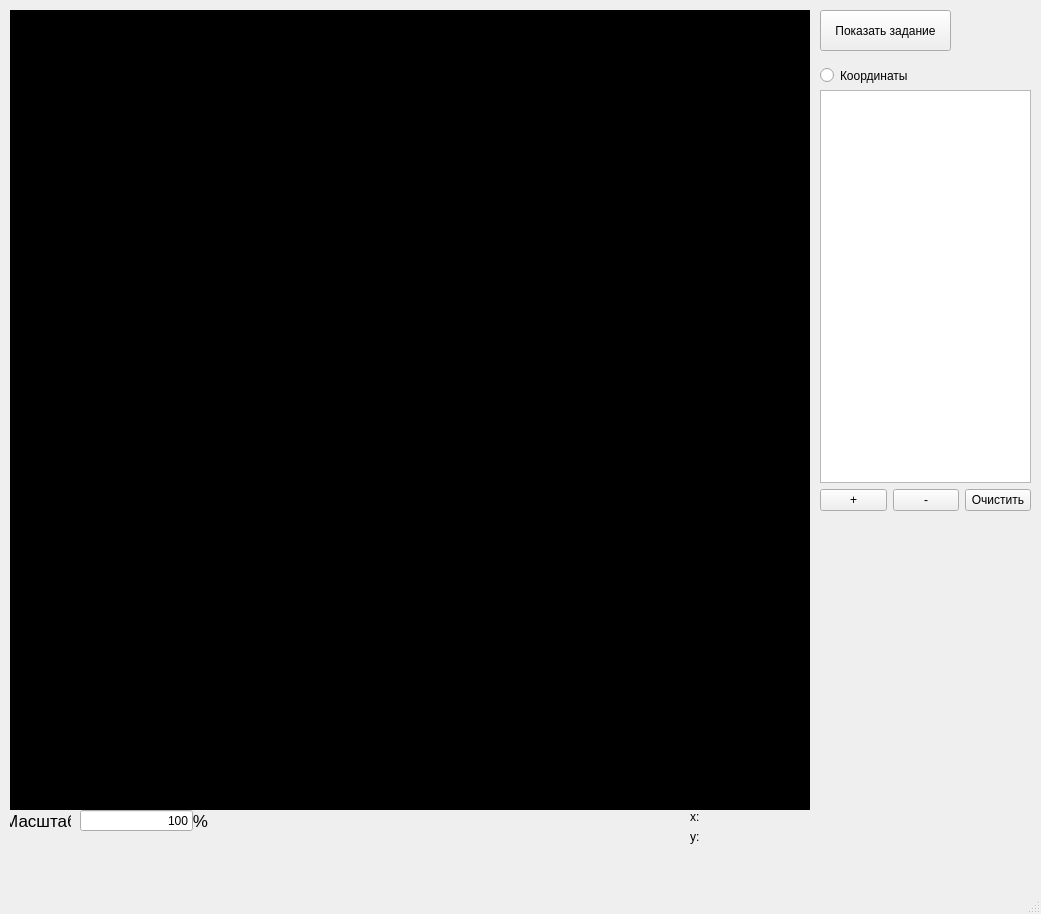
<?xml version="1.0" encoding="UTF-8"?>
<ui version="4.0">
 <class>MainWindow</class>
 <widget class="QMainWindow" name="MainWindow">
  <property name="geometry">
   <rect>
    <x>0</x>
    <y>0</y>
    <width>1041</width>
    <height>914</height>
   </rect>
  </property>
  <property name="sizePolicy">
   <sizepolicy hsizetype="Preferred" vsizetype="Preferred">
    <horstretch>0</horstretch>
    <verstretch>0</verstretch>
   </sizepolicy>
  </property>
  <property name="windowTitle">
   <string>я сделяль</string>
  </property>
  <widget class="QWidget" name="centralwidget">
   <widget class="QPushButton" name="showTaskButton">
    <property name="geometry">
     <rect>
      <x>820</x>
      <y>10</y>
      <width>131</width>
      <height>41</height>
     </rect>
    </property>
    <property name="text">
     <string>Показать задание</string>
    </property>
   </widget>
   <widget class="QGraphicsView" name="graphicsView">
    <property name="geometry">
     <rect>
      <x>10</x>
      <y>10</y>
      <width>800</width>
      <height>800</height>
     </rect>
    </property>
    <property name="sizePolicy">
     <sizepolicy hsizetype="Fixed" vsizetype="Fixed">
      <horstretch>0</horstretch>
      <verstretch>0</verstretch>
     </sizepolicy>
    </property>
    <property name="palette">
     <palette>
      <active>
       <colorrole role="WindowText">
        <brush brushstyle="SolidPattern">
         <color alpha="255">
          <red>255</red>
          <green>255</green>
          <blue>255</blue>
         </color>
        </brush>
       </colorrole>
       <colorrole role="Button">
        <brush brushstyle="SolidPattern">
         <color alpha="255">
          <red>0</red>
          <green>0</green>
          <blue>0</blue>
         </color>
        </brush>
       </colorrole>
       <colorrole role="Light">
        <brush brushstyle="SolidPattern">
         <color alpha="255">
          <red>0</red>
          <green>0</green>
          <blue>0</blue>
         </color>
        </brush>
       </colorrole>
       <colorrole role="Midlight">
        <brush brushstyle="SolidPattern">
         <color alpha="255">
          <red>0</red>
          <green>0</green>
          <blue>0</blue>
         </color>
        </brush>
       </colorrole>
       <colorrole role="Dark">
        <brush brushstyle="SolidPattern">
         <color alpha="255">
          <red>0</red>
          <green>0</green>
          <blue>0</blue>
         </color>
        </brush>
       </colorrole>
       <colorrole role="Mid">
        <brush brushstyle="SolidPattern">
         <color alpha="255">
          <red>0</red>
          <green>0</green>
          <blue>0</blue>
         </color>
        </brush>
       </colorrole>
       <colorrole role="Text">
        <brush brushstyle="SolidPattern">
         <color alpha="255">
          <red>255</red>
          <green>255</green>
          <blue>255</blue>
         </color>
        </brush>
       </colorrole>
       <colorrole role="BrightText">
        <brush brushstyle="SolidPattern">
         <color alpha="255">
          <red>255</red>
          <green>255</green>
          <blue>255</blue>
         </color>
        </brush>
       </colorrole>
       <colorrole role="ButtonText">
        <brush brushstyle="SolidPattern">
         <color alpha="255">
          <red>255</red>
          <green>255</green>
          <blue>255</blue>
         </color>
        </brush>
       </colorrole>
       <colorrole role="Base">
        <brush brushstyle="SolidPattern">
         <color alpha="255">
          <red>0</red>
          <green>0</green>
          <blue>0</blue>
         </color>
        </brush>
       </colorrole>
       <colorrole role="Window">
        <brush brushstyle="SolidPattern">
         <color alpha="255">
          <red>0</red>
          <green>0</green>
          <blue>0</blue>
         </color>
        </brush>
       </colorrole>
       <colorrole role="Shadow">
        <brush brushstyle="SolidPattern">
         <color alpha="255">
          <red>0</red>
          <green>0</green>
          <blue>0</blue>
         </color>
        </brush>
       </colorrole>
       <colorrole role="AlternateBase">
        <brush brushstyle="SolidPattern">
         <color alpha="255">
          <red>0</red>
          <green>0</green>
          <blue>0</blue>
         </color>
        </brush>
       </colorrole>
       <colorrole role="ToolTipBase">
        <brush brushstyle="SolidPattern">
         <color alpha="255">
          <red>255</red>
          <green>255</green>
          <blue>220</blue>
         </color>
        </brush>
       </colorrole>
       <colorrole role="ToolTipText">
        <brush brushstyle="SolidPattern">
         <color alpha="255">
          <red>0</red>
          <green>0</green>
          <blue>0</blue>
         </color>
        </brush>
       </colorrole>
       <colorrole role="PlaceholderText">
        <brush brushstyle="SolidPattern">
         <color alpha="127">
          <red>255</red>
          <green>255</green>
          <blue>255</blue>
         </color>
        </brush>
       </colorrole>
       <colorrole role="Accent">
        <brush brushstyle="SolidPattern">
         <color alpha="255">
          <red>0</red>
          <green>0</green>
          <blue>0</blue>
         </color>
        </brush>
       </colorrole>
      </active>
      <inactive>
       <colorrole role="WindowText">
        <brush brushstyle="SolidPattern">
         <color alpha="255">
          <red>255</red>
          <green>255</green>
          <blue>255</blue>
         </color>
        </brush>
       </colorrole>
       <colorrole role="Button">
        <brush brushstyle="SolidPattern">
         <color alpha="255">
          <red>0</red>
          <green>0</green>
          <blue>0</blue>
         </color>
        </brush>
       </colorrole>
       <colorrole role="Light">
        <brush brushstyle="SolidPattern">
         <color alpha="255">
          <red>0</red>
          <green>0</green>
          <blue>0</blue>
         </color>
        </brush>
       </colorrole>
       <colorrole role="Midlight">
        <brush brushstyle="SolidPattern">
         <color alpha="255">
          <red>0</red>
          <green>0</green>
          <blue>0</blue>
         </color>
        </brush>
       </colorrole>
       <colorrole role="Dark">
        <brush brushstyle="SolidPattern">
         <color alpha="255">
          <red>0</red>
          <green>0</green>
          <blue>0</blue>
         </color>
        </brush>
       </colorrole>
       <colorrole role="Mid">
        <brush brushstyle="SolidPattern">
         <color alpha="255">
          <red>0</red>
          <green>0</green>
          <blue>0</blue>
         </color>
        </brush>
       </colorrole>
       <colorrole role="Text">
        <brush brushstyle="SolidPattern">
         <color alpha="255">
          <red>255</red>
          <green>255</green>
          <blue>255</blue>
         </color>
        </brush>
       </colorrole>
       <colorrole role="BrightText">
        <brush brushstyle="SolidPattern">
         <color alpha="255">
          <red>255</red>
          <green>255</green>
          <blue>255</blue>
         </color>
        </brush>
       </colorrole>
       <colorrole role="ButtonText">
        <brush brushstyle="SolidPattern">
         <color alpha="255">
          <red>255</red>
          <green>255</green>
          <blue>255</blue>
         </color>
        </brush>
       </colorrole>
       <colorrole role="Base">
        <brush brushstyle="SolidPattern">
         <color alpha="255">
          <red>0</red>
          <green>0</green>
          <blue>0</blue>
         </color>
        </brush>
       </colorrole>
       <colorrole role="Window">
        <brush brushstyle="SolidPattern">
         <color alpha="255">
          <red>0</red>
          <green>0</green>
          <blue>0</blue>
         </color>
        </brush>
       </colorrole>
       <colorrole role="Shadow">
        <brush brushstyle="SolidPattern">
         <color alpha="255">
          <red>0</red>
          <green>0</green>
          <blue>0</blue>
         </color>
        </brush>
       </colorrole>
       <colorrole role="AlternateBase">
        <brush brushstyle="SolidPattern">
         <color alpha="255">
          <red>0</red>
          <green>0</green>
          <blue>0</blue>
         </color>
        </brush>
       </colorrole>
       <colorrole role="ToolTipBase">
        <brush brushstyle="SolidPattern">
         <color alpha="255">
          <red>255</red>
          <green>255</green>
          <blue>220</blue>
         </color>
        </brush>
       </colorrole>
       <colorrole role="ToolTipText">
        <brush brushstyle="SolidPattern">
         <color alpha="255">
          <red>0</red>
          <green>0</green>
          <blue>0</blue>
         </color>
        </brush>
       </colorrole>
       <colorrole role="PlaceholderText">
        <brush brushstyle="SolidPattern">
         <color alpha="127">
          <red>255</red>
          <green>255</green>
          <blue>255</blue>
         </color>
        </brush>
       </colorrole>
       <colorrole role="Accent">
        <brush brushstyle="SolidPattern">
         <color alpha="255">
          <red>0</red>
          <green>0</green>
          <blue>0</blue>
         </color>
        </brush>
       </colorrole>
      </inactive>
      <disabled>
       <colorrole role="WindowText">
        <brush brushstyle="SolidPattern">
         <color alpha="255">
          <red>0</red>
          <green>0</green>
          <blue>0</blue>
         </color>
        </brush>
       </colorrole>
       <colorrole role="Button">
        <brush brushstyle="SolidPattern">
         <color alpha="255">
          <red>0</red>
          <green>0</green>
          <blue>0</blue>
         </color>
        </brush>
       </colorrole>
       <colorrole role="Light">
        <brush brushstyle="SolidPattern">
         <color alpha="255">
          <red>0</red>
          <green>0</green>
          <blue>0</blue>
         </color>
        </brush>
       </colorrole>
       <colorrole role="Midlight">
        <brush brushstyle="SolidPattern">
         <color alpha="255">
          <red>0</red>
          <green>0</green>
          <blue>0</blue>
         </color>
        </brush>
       </colorrole>
       <colorrole role="Dark">
        <brush brushstyle="SolidPattern">
         <color alpha="255">
          <red>0</red>
          <green>0</green>
          <blue>0</blue>
         </color>
        </brush>
       </colorrole>
       <colorrole role="Mid">
        <brush brushstyle="SolidPattern">
         <color alpha="255">
          <red>0</red>
          <green>0</green>
          <blue>0</blue>
         </color>
        </brush>
       </colorrole>
       <colorrole role="Text">
        <brush brushstyle="SolidPattern">
         <color alpha="255">
          <red>0</red>
          <green>0</green>
          <blue>0</blue>
         </color>
        </brush>
       </colorrole>
       <colorrole role="BrightText">
        <brush brushstyle="SolidPattern">
         <color alpha="255">
          <red>255</red>
          <green>255</green>
          <blue>255</blue>
         </color>
        </brush>
       </colorrole>
       <colorrole role="ButtonText">
        <brush brushstyle="SolidPattern">
         <color alpha="255">
          <red>0</red>
          <green>0</green>
          <blue>0</blue>
         </color>
        </brush>
       </colorrole>
       <colorrole role="Base">
        <brush brushstyle="SolidPattern">
         <color alpha="255">
          <red>0</red>
          <green>0</green>
          <blue>0</blue>
         </color>
        </brush>
       </colorrole>
       <colorrole role="Window">
        <brush brushstyle="SolidPattern">
         <color alpha="255">
          <red>0</red>
          <green>0</green>
          <blue>0</blue>
         </color>
        </brush>
       </colorrole>
       <colorrole role="Shadow">
        <brush brushstyle="SolidPattern">
         <color alpha="255">
          <red>0</red>
          <green>0</green>
          <blue>0</blue>
         </color>
        </brush>
       </colorrole>
       <colorrole role="AlternateBase">
        <brush brushstyle="SolidPattern">
         <color alpha="255">
          <red>0</red>
          <green>0</green>
          <blue>0</blue>
         </color>
        </brush>
       </colorrole>
       <colorrole role="ToolTipBase">
        <brush brushstyle="SolidPattern">
         <color alpha="255">
          <red>255</red>
          <green>255</green>
          <blue>220</blue>
         </color>
        </brush>
       </colorrole>
       <colorrole role="ToolTipText">
        <brush brushstyle="SolidPattern">
         <color alpha="255">
          <red>0</red>
          <green>0</green>
          <blue>0</blue>
         </color>
        </brush>
       </colorrole>
       <colorrole role="PlaceholderText">
        <brush brushstyle="SolidPattern">
         <color alpha="127">
          <red>0</red>
          <green>0</green>
          <blue>0</blue>
         </color>
        </brush>
       </colorrole>
       <colorrole role="Accent">
        <brush brushstyle="SolidPattern">
         <color alpha="255">
          <red>0</red>
          <green>0</green>
          <blue>0</blue>
         </color>
        </brush>
       </colorrole>
      </disabled>
     </palette>
    </property>
    <property name="cursor" stdset="0">
     <cursorShape>WaitCursor</cursorShape>
    </property>
    <property name="verticalScrollBarPolicy">
     <enum>Qt::ScrollBarAlwaysOff</enum>
    </property>
    <property name="horizontalScrollBarPolicy">
     <enum>Qt::ScrollBarAlwaysOff</enum>
    </property>
    <property name="dragMode">
     <enum>QGraphicsView::NoDrag</enum>
    </property>
    <property name="transformationAnchor">
     <enum>QGraphicsView::NoAnchor</enum>
    </property>
    <property name="resizeAnchor">
     <enum>QGraphicsView::NoAnchor</enum>
    </property>
    <property name="viewportUpdateMode">
     <enum>QGraphicsView::NoViewportUpdate</enum>
    </property>
   </widget>
   <widget class="QRadioButton" name="showCoordinatesRadio">
    <property name="enabled">
     <bool>true</bool>
    </property>
    <property name="geometry">
     <rect>
      <x>820</x>
      <y>60</y>
      <width>121</width>
      <height>31</height>
     </rect>
    </property>
    <property name="text">
     <string>Координаты</string>
    </property>
   </widget>
   <widget class="QLabel" name="sizeLabel">
    <property name="geometry">
     <rect>
      <x>10</x>
      <y>810</y>
      <width>61</width>
      <height>21</height>
     </rect>
    </property>
    <property name="font">
     <font>
      <pointsize>13</pointsize>
     </font>
    </property>
    <property name="text">
     <string>Масштаб</string>
    </property>
    <property name="alignment">
     <set>Qt::AlignCenter</set>
    </property>
   </widget>
   <widget class="QLineEdit" name="sizeInput">
    <property name="geometry">
     <rect>
      <x>80</x>
      <y>810</y>
      <width>113</width>
      <height>21</height>
     </rect>
    </property>
    <property name="text">
     <string>100</string>
    </property>
    <property name="alignment">
     <set>Qt::AlignRight|Qt::AlignTrailing|Qt::AlignVCenter</set>
    </property>
   </widget>
   <widget class="QLabel" name="percentLabel">
    <property name="geometry">
     <rect>
      <x>170</x>
      <y>810</y>
      <width>61</width>
      <height>21</height>
     </rect>
    </property>
    <property name="font">
     <font>
      <pointsize>13</pointsize>
     </font>
    </property>
    <property name="text">
     <string>%</string>
    </property>
    <property name="alignment">
     <set>Qt::AlignCenter</set>
    </property>
   </widget>
   <widget class="QWidget" name="formLayoutWidget">
    <property name="geometry">
     <rect>
      <x>690</x>
      <y>810</y>
      <width>121</width>
      <height>44</height>
     </rect>
    </property>
    <layout class="QFormLayout" name="formLayout">
     <property name="sizeConstraint">
      <enum>QLayout::SetFixedSize</enum>
     </property>
     <property name="fieldGrowthPolicy">
      <enum>QFormLayout::AllNonFixedFieldsGrow</enum>
     </property>
     <property name="labelAlignment">
      <set>Qt::AlignLeading|Qt::AlignLeft|Qt::AlignVCenter</set>
     </property>
     <item row="0" column="1">
      <widget class="QLabel" name="cursorPositionX">
       <property name="text">
        <string/>
       </property>
      </widget>
     </item>
     <item row="1" column="0">
      <widget class="QLabel" name="positionLabelY">
       <property name="text">
        <string>y:</string>
       </property>
      </widget>
     </item>
     <item row="0" column="0">
      <widget class="QLabel" name="positionLabelX">
       <property name="sizePolicy">
        <sizepolicy hsizetype="Fixed" vsizetype="Fixed">
         <horstretch>0</horstretch>
         <verstretch>0</verstretch>
        </sizepolicy>
       </property>
       <property name="text">
        <string>x:</string>
       </property>
      </widget>
     </item>
     <item row="1" column="1">
      <widget class="QLabel" name="cursorPositionY">
       <property name="text">
        <string/>
       </property>
      </widget>
     </item>
    </layout>
   </widget>
   <widget class="QWidget" name="verticalLayoutWidget">
    <property name="geometry">
     <rect>
      <x>820</x>
      <y>90</y>
      <width>211</width>
      <height>421</height>
     </rect>
    </property>
    <layout class="QVBoxLayout" name="tableLayout">
     <item>
      <widget class="QTableView" name="pointsTableView"/>
     </item>
     <item>
      <layout class="QHBoxLayout" name="horizontalLayout">
       <property name="sizeConstraint">
        <enum>QLayout::SetFixedSize</enum>
       </property>
       <item>
        <widget class="QPushButton" name="addRecordButton">
         <property name="text">
          <string>+</string>
         </property>
        </widget>
       </item>
       <item>
        <widget class="QPushButton" name="deleteRecordButton">
         <property name="text">
          <string>-</string>
         </property>
        </widget>
       </item>
       <item>
        <widget class="QPushButton" name="clearRecordsButton">
         <property name="text">
          <string>Очистить</string>
         </property>
        </widget>
       </item>
      </layout>
     </item>
    </layout>
   </widget>
  </widget>
  <widget class="QMenuBar" name="menubar">
   <property name="geometry">
    <rect>
     <x>0</x>
     <y>0</y>
     <width>1041</width>
     <height>24</height>
    </rect>
   </property>
  </widget>
  <widget class="QStatusBar" name="statusbar"/>
 </widget>
 <resources/>
 <connections/>
</ui>
